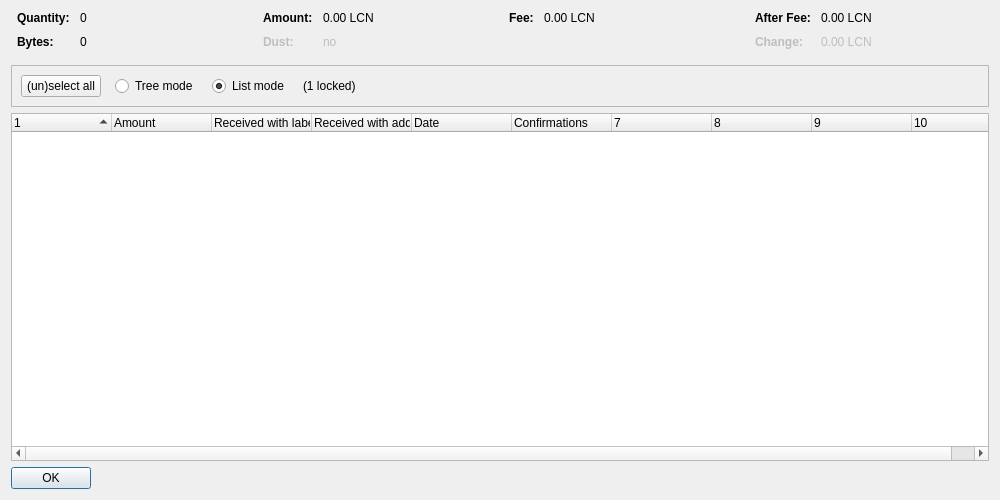
<?xml version="1.0" encoding="UTF-8"?>
<ui version="4.0">
 <class>CoinControlDialog</class>
 <widget class="QDialog" name="CoinControlDialog">
  <property name="geometry">
   <rect>
    <x>0</x>
    <y>0</y>
    <width>1000</width>
    <height>500</height>
   </rect>
  </property>
  <property name="windowTitle">
   <string>Coin Selection</string>
  </property>
  <layout class="QVBoxLayout" name="verticalLayout">
   <item>
    <layout class="QHBoxLayout" name="horizontalLayoutTop" stretch="0,0,0,0">
     <property name="topMargin">
      <number>0</number>
     </property>
     <property name="bottomMargin">
      <number>10</number>
     </property>
     <item>
      <layout class="QFormLayout" name="formLayoutCoinControl1">
       <property name="horizontalSpacing">
        <number>10</number>
       </property>
       <property name="verticalSpacing">
        <number>10</number>
       </property>
       <property name="leftMargin">
        <number>6</number>
       </property>
       <property name="rightMargin">
        <number>6</number>
       </property>
       <item row="0" column="0">
        <widget class="QLabel" name="labelCoinControlQuantityText">
         <property name="font">
          <font>
           <weight>75</weight>
           <bold>true</bold>
          </font>
         </property>
         <property name="text">
          <string>Quantity:</string>
         </property>
        </widget>
       </item>
       <item row="0" column="1">
        <widget class="QLabel" name="labelCoinControlQuantity">
         <property name="cursor">
          <cursorShape>IBeamCursor</cursorShape>
         </property>
         <property name="contextMenuPolicy">
          <enum>Qt::ActionsContextMenu</enum>
         </property>
         <property name="text">
          <string notr="true">0</string>
         </property>
         <property name="textInteractionFlags">
          <set>Qt::LinksAccessibleByMouse|Qt::TextSelectableByKeyboard|Qt::TextSelectableByMouse</set>
         </property>
        </widget>
       </item>
       <item row="1" column="0">
        <widget class="QLabel" name="labelCoinControlBytesText">
         <property name="font">
          <font>
           <weight>75</weight>
           <bold>true</bold>
          </font>
         </property>
         <property name="text">
          <string>Bytes:</string>
         </property>
        </widget>
       </item>
       <item row="1" column="1">
        <widget class="QLabel" name="labelCoinControlBytes">
         <property name="cursor">
          <cursorShape>IBeamCursor</cursorShape>
         </property>
         <property name="contextMenuPolicy">
          <enum>Qt::ActionsContextMenu</enum>
         </property>
         <property name="text">
          <string notr="true">0</string>
         </property>
         <property name="textInteractionFlags">
          <set>Qt::LinksAccessibleByMouse|Qt::TextSelectableByKeyboard|Qt::TextSelectableByMouse</set>
         </property>
        </widget>
       </item>
      </layout>
     </item>
     <item>
      <layout class="QFormLayout" name="formLayoutCoinControl2">
       <property name="horizontalSpacing">
        <number>10</number>
       </property>
       <property name="verticalSpacing">
        <number>10</number>
       </property>
       <property name="leftMargin">
        <number>6</number>
       </property>
       <property name="rightMargin">
        <number>6</number>
       </property>
       <item row="0" column="0">
        <widget class="QLabel" name="labelCoinControlAmountText">
         <property name="font">
          <font>
           <weight>75</weight>
           <bold>true</bold>
          </font>
         </property>
         <property name="text">
          <string>Amount:</string>
         </property>
        </widget>
       </item>
       <item row="0" column="1">
        <widget class="QLabel" name="labelCoinControlAmount">
         <property name="cursor">
          <cursorShape>IBeamCursor</cursorShape>
         </property>
         <property name="contextMenuPolicy">
          <enum>Qt::ActionsContextMenu</enum>
         </property>
         <property name="text">
          <string notr="true">0.00 LCN</string>
         </property>
         <property name="textInteractionFlags">
          <set>Qt::LinksAccessibleByMouse|Qt::TextSelectableByKeyboard|Qt::TextSelectableByMouse</set>
         </property>
        </widget>
       </item>
       <item row="1" column="0">
        <widget class="QLabel" name="labelCoinControlLowOutputText">
         <property name="enabled">
          <bool>false</bool>
         </property>
         <property name="font">
          <font>
           <weight>75</weight>
           <bold>true</bold>
          </font>
         </property>
         <property name="text">
          <string>Dust:</string>
         </property>
        </widget>
       </item>
       <item row="1" column="1">
        <widget class="QLabel" name="labelCoinControlLowOutput">
         <property name="enabled">
          <bool>false</bool>
         </property>
         <property name="cursor">
          <cursorShape>IBeamCursor</cursorShape>
         </property>
         <property name="contextMenuPolicy">
          <enum>Qt::ActionsContextMenu</enum>
         </property>
         <property name="text">
          <string notr="true">no</string>
         </property>
         <property name="textInteractionFlags">
          <set>Qt::LinksAccessibleByMouse|Qt::TextSelectableByKeyboard|Qt::TextSelectableByMouse</set>
         </property>
        </widget>
       </item>
      </layout>
     </item>
     <item>
      <layout class="QFormLayout" name="formLayoutCoinControl3">
       <property name="horizontalSpacing">
        <number>10</number>
       </property>
       <property name="verticalSpacing">
        <number>10</number>
       </property>
       <property name="leftMargin">
        <number>6</number>
       </property>
       <property name="rightMargin">
        <number>6</number>
       </property>
       <item row="0" column="0">
        <widget class="QLabel" name="labelCoinControlFeeText">
         <property name="font">
          <font>
           <weight>75</weight>
           <bold>true</bold>
          </font>
         </property>
         <property name="text">
          <string>Fee:</string>
         </property>
        </widget>
       </item>
       <item row="0" column="1">
        <widget class="QLabel" name="labelCoinControlFee">
         <property name="cursor">
          <cursorShape>IBeamCursor</cursorShape>
         </property>
         <property name="contextMenuPolicy">
          <enum>Qt::ActionsContextMenu</enum>
         </property>
         <property name="text">
          <string notr="true">0.00 LCN</string>
         </property>
         <property name="textInteractionFlags">
          <set>Qt::LinksAccessibleByMouse|Qt::TextSelectableByKeyboard|Qt::TextSelectableByMouse</set>
         </property>
        </widget>
       </item>
      </layout>
     </item>
     <item>
      <layout class="QFormLayout" name="formLayoutCoinControl4">
       <property name="horizontalSpacing">
        <number>10</number>
       </property>
       <property name="verticalSpacing">
        <number>10</number>
       </property>
       <property name="leftMargin">
        <number>6</number>
       </property>
       <property name="rightMargin">
        <number>6</number>
       </property>
       <item row="0" column="0">
        <widget class="QLabel" name="labelCoinControlAfterFeeText">
         <property name="font">
          <font>
           <weight>75</weight>
           <bold>true</bold>
          </font>
         </property>
         <property name="text">
          <string>After Fee:</string>
         </property>
        </widget>
       </item>
       <item row="0" column="1">
        <widget class="QLabel" name="labelCoinControlAfterFee">
         <property name="cursor">
          <cursorShape>IBeamCursor</cursorShape>
         </property>
         <property name="contextMenuPolicy">
          <enum>Qt::ActionsContextMenu</enum>
         </property>
         <property name="text">
          <string notr="true">0.00 LCN</string>
         </property>
         <property name="textInteractionFlags">
          <set>Qt::LinksAccessibleByMouse|Qt::TextSelectableByKeyboard|Qt::TextSelectableByMouse</set>
         </property>
        </widget>
       </item>
       <item row="1" column="0">
        <widget class="QLabel" name="labelCoinControlChangeText">
         <property name="enabled">
          <bool>false</bool>
         </property>
         <property name="font">
          <font>
           <weight>75</weight>
           <bold>true</bold>
          </font>
         </property>
         <property name="text">
          <string>Change:</string>
         </property>
        </widget>
       </item>
       <item row="1" column="1">
        <widget class="QLabel" name="labelCoinControlChange">
         <property name="enabled">
          <bool>false</bool>
         </property>
         <property name="cursor">
          <cursorShape>IBeamCursor</cursorShape>
         </property>
         <property name="contextMenuPolicy">
          <enum>Qt::ActionsContextMenu</enum>
         </property>
         <property name="text">
          <string notr="true">0.00 LCN</string>
         </property>
         <property name="textInteractionFlags">
          <set>Qt::LinksAccessibleByMouse|Qt::TextSelectableByKeyboard|Qt::TextSelectableByMouse</set>
         </property>
        </widget>
       </item>
      </layout>
     </item>
    </layout>
   </item>
   <item>
    <widget class="QFrame" name="frame">
     <property name="minimumSize">
      <size>
       <width>0</width>
       <height>40</height>
      </size>
     </property>
     <property name="frameShape">
      <enum>QFrame::StyledPanel</enum>
     </property>
     <property name="frameShadow">
      <enum>QFrame::Sunken</enum>
     </property>
     <layout class="QHBoxLayout" name="horizontalLayout">
      <item>
       <layout class="QHBoxLayout" name="horizontalLayoutPanel" stretch="0,0,0,0,0">
        <property name="spacing">
         <number>14</number>
        </property>
        <item>
         <widget class="QPushButton" name="pushButtonSelectAll">
          <property name="sizePolicy">
           <sizepolicy hsizetype="Maximum" vsizetype="Fixed">
            <horstretch>0</horstretch>
            <verstretch>0</verstretch>
           </sizepolicy>
          </property>
          <property name="text">
           <string>(un)select all</string>
          </property>
          <property name="autoDefault">
           <bool>false</bool>
          </property>
         </widget>
        </item>
        <item>
         <widget class="QRadioButton" name="radioTreeMode">
          <property name="sizePolicy">
           <sizepolicy hsizetype="Maximum" vsizetype="Fixed">
            <horstretch>0</horstretch>
            <verstretch>0</verstretch>
           </sizepolicy>
          </property>
          <property name="text">
           <string>Tree mode</string>
          </property>
         </widget>
        </item>
        <item>
         <widget class="QRadioButton" name="radioListMode">
          <property name="sizePolicy">
           <sizepolicy hsizetype="Maximum" vsizetype="Fixed">
            <horstretch>0</horstretch>
            <verstretch>0</verstretch>
           </sizepolicy>
          </property>
          <property name="text">
           <string>List mode</string>
          </property>
          <property name="checked">
           <bool>true</bool>
          </property>
         </widget>
        </item>
        <item>
         <widget class="QLabel" name="labelLocked">
          <property name="text">
           <string notr="true">(1 locked)</string>
          </property>
         </widget>
        </item>
        <item>
         <spacer name="horizontalSpacer">
          <property name="orientation">
           <enum>Qt::Horizontal</enum>
          </property>
          <property name="sizeHint" stdset="0">
           <size>
            <width>40</width>
            <height>20</height>
           </size>
          </property>
         </spacer>
        </item>
       </layout>
      </item>
     </layout>
    </widget>
   </item>
   <item>
    <widget class="CoinControlTreeWidget" name="treeWidget">
     <property name="contextMenuPolicy">
      <enum>Qt::CustomContextMenu</enum>
     </property>
     <property name="sortingEnabled">
      <bool>false</bool>
     </property>
     <property name="columnCount">
      <number>10</number>
     </property>
     <attribute name="headerShowSortIndicator" stdset="0">
      <bool>true</bool>
     </attribute>
     <attribute name="headerStretchLastSection">
      <bool>false</bool>
     </attribute>
     <column>
      <property name="text">
       <string/>
      </property>
     </column>
     <column>
      <property name="text">
       <string>Amount</string>
      </property>
     </column>
     <column>
      <property name="text">
       <string>Received with label</string>
      </property>
     </column>
     <column>
      <property name="text">
       <string>Received with address</string>
      </property>
     </column>
     <column>
      <property name="text">
       <string>Date</string>
      </property>
     </column>
     <column>
      <property name="text">
       <string>Confirmations</string>
      </property>
      <property name="toolTip">
       <string>Confirmed</string>
      </property>
     </column>
     <column>
      <property name="text">
       <string/>
      </property>
     </column>
     <column>
      <property name="text">
       <string/>
      </property>
     </column>
     <column>
      <property name="text">
       <string/>
      </property>
     </column>
     <column>
      <property name="text">
       <string/>
      </property>
     </column>
    </widget>
   </item>
   <item>
    <widget class="QDialogButtonBox" name="buttonBox">
     <property name="sizePolicy">
      <sizepolicy hsizetype="Maximum" vsizetype="Fixed">
       <horstretch>0</horstretch>
       <verstretch>0</verstretch>
      </sizepolicy>
     </property>
     <property name="orientation">
      <enum>Qt::Horizontal</enum>
     </property>
     <property name="standardButtons">
      <set>QDialogButtonBox::Ok</set>
     </property>
    </widget>
   </item>
  </layout>
 </widget>
 <customwidgets>
  <customwidget>
   <class>CoinControlTreeWidget</class>
   <extends>QTreeWidget</extends>
   <header>coincontroltreewidget.h</header>
  </customwidget>
 </customwidgets>
 <resources/>
 <connections/>
</ui>
